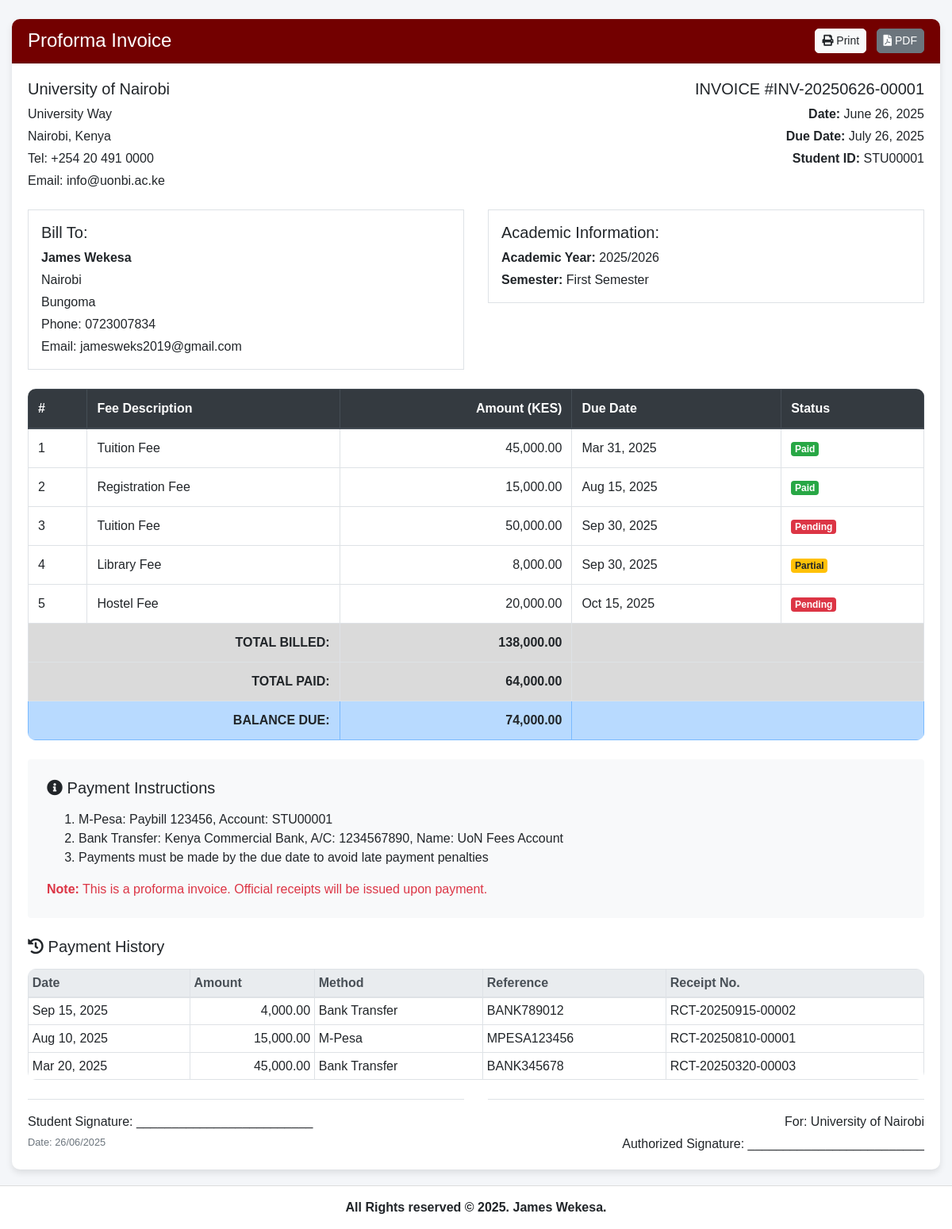
The page /ProformaInvoice.php (signed in) on the database its author committed.
### tables this page shows
CREATE TABLE `university` (
  `id` int(11) NOT NULL,
  `name` varchar(255) NOT NULL,
  `address` varchar(255) NOT NULL,
  `city` varchar(100) NOT NULL,
  `country` varchar(100) NOT NULL,
  `phone` varchar(20) NOT NULL,
  `email` varchar(100) NOT NULL,
  `paybill_number` varchar(20) NOT NULL,
  `bank_name` varchar(100) NOT NULL,
  `bank_account_name` varchar(100) NOT NULL,
  `bank_account_number` varchar(50) NOT NULL,
  `logo_path` varchar(255) DEFAULT NULL
);

CREATE TABLE `students` (
  `id` int(11) NOT NULL,
  `user_id` int(11) NOT NULL,
  `admission_no` varchar(20) NOT NULL,
  `first_name` varchar(50) NOT NULL,
  `last_name` varchar(50) NOT NULL,
  `gender` enum('Male','Female','Other') NOT NULL,
  `date_of_birth` date NOT NULL,
  `phone` varchar(20) DEFAULT NULL,
  `address` text DEFAULT NULL,
  `county` varchar(50) DEFAULT NULL,
  `profile_image` varchar(255) DEFAULT 'default.png',
  `program_id` int(11) DEFAULT NULL
);

CREATE TABLE `users` (
  `id` int(11) NOT NULL,
  `username` varchar(50) NOT NULL,
  `email` varchar(100) NOT NULL,
  `password` varchar(255) NOT NULL,
  `role` enum('student','admin','superadmin','registrar') DEFAULT 'student',
  `created_at` timestamp NOT NULL DEFAULT current_timestamp(),
  `last_login` timestamp NULL DEFAULT NULL,
  `is_active` tinyint(1) DEFAULT 1
);

CREATE TABLE `fees` (
  `id` int(11) NOT NULL,
  `student_id` int(11) NOT NULL,
  `amount` decimal(10,2) NOT NULL,
  `description` varchar(255) NOT NULL,
  `semester` varchar(20) NOT NULL,
  `academic_year` varchar(20) NOT NULL,
  `due_date` date NOT NULL,
  `paid_amount` decimal(10,2) DEFAULT 0.00,
  `status` enum('pending','partial','paid') DEFAULT 'pending',
  `created_at` timestamp NOT NULL DEFAULT current_timestamp()
);

CREATE TABLE `payments` (
  `id` int(11) NOT NULL,
  `fee_id` int(11) NOT NULL,
  `amount` decimal(10,2) NOT NULL,
  `payment_date` date NOT NULL,
  `payment_method` varchar(50) NOT NULL,
  `reference_number` varchar(50) DEFAULT NULL,
  `receipt_number` varchar(50) DEFAULT NULL,
  `confirmed_by` int(11) DEFAULT NULL,
  `notes` text DEFAULT NULL,
  `created_at` timestamp NOT NULL DEFAULT current_timestamp()
);

### ProformaInvoice.php (the view, shortened to what the rows shown need)
<?php
require_once 'includes/University.php';
$user = new User();
$student = new Student();
$university = new University();
$current_user = $user->getUserById($_SESSION['user_id'] ?? 0);
$student_profile = $student->getStudentByUserId($_SESSION['user_id'] ?? 0);
$university_info = $university->getUniversityDetails();
$invoice_number = 'INV-' . date('Ymd') . '-' . str_pad($student_profile->id, 5, '0', STR_PAD_LEFT);
$fees = $student->getStudentFees($student_profile->id);
$fee_summary = $student->calculateTotalFees($student_profile->id);
$payments = $student->getStudentPayments($student_profile->id);
include 'includes/header.php';
?>
<div class="container mt-4">
    <div class="card">
        <div class="card-body">
            <div class="row mb-4">
                <div class="col-md-6">
                    <h5><?= htmlspecialchars($university_info->name) ?></h5>
                    <p class="mb-1"><?= htmlspecialchars($university_info->address) ?></p>
                    <p class="mb-1"><?= htmlspecialchars($university_info->city) ?>,
                        <?= htmlspecialchars($university_info->country) ?>
                    </p>
                    <p class="mb-1">Tel: <?= htmlspecialchars($university_info->phone) ?></p>
                    <p class="mb-0">Email: <?= htmlspecialchars($university_info->email) ?></p>
                </div>
                <div class="col-md-6 text-md-right">
                    <h5>INVOICE #<?= htmlspecialchars($invoice_number) ?></h5>
                    <p class="mb-1"><strong>Date:</strong> <?= date('F j, Y') ?></p>
                    <p class="mb-1"><strong>Due Date:</strong> <?= date('F j, Y', strtotime('+30 days')) ?></p>
                    <p class="mb-0"><strong>Student ID:</strong> <?= htmlspecialchars($student_profile->admission_no) ?>
                    </p>
                </div>
            </div>
            <div class="row mb-4">
                <div class="col-md-6">
                    <div class="border p-3">
                        <h5>Bill To:</h5>
                        <p class="mb-1">
                            <strong><?= htmlspecialchars($student_profile->first_name . ' ' . $student_profile->last_name) ?></strong>
                        </p>
                        <p class="mb-1"><?= htmlspecialchars($student_profile->address) ?></p>
                        <p class="mb-1"><?= htmlspecialchars($student_profile->county) ?></p>
                        <p class="mb-1">Phone: <?= htmlspecialchars($student_profile->phone) ?></p>
                        <p class="mb-0">Email: <?= htmlspecialchars($current_user->email) ?></p>
                    </div>
                </div>
            </div>
            <div class="table-responsive mb-4">
                <table class="table table-bordered">
                    <thead class="thead-dark">
                        <tr>
                            <th>#</th>
                            <th>Fee Description</th>
                            <th class="text-right">Amount (KES)</th>
                            <th>Due Date</th>
                            <th>Status</th>
                        </tr>
                    </thead>
                    <tbody>
                        <?php if (!empty($fees)): ?>
                            <?php foreach ($fees as $index => $fee): ?>
                                <tr>
                                    <td><?= $index + 1 ?></td>
                                    <td><?= htmlspecialchars($fee->description) ?></td>
                                    <td class="text-right"><?= number_format($fee->amount, 2) ?></td>
                                    <td><?= date('M j, Y', strtotime($fee->due_date)) ?></td>
                                    <td>
                                        <span class="badge badge-<?=
                                            $fee->status == 'paid' ? 'success' :
                                            ($fee->status == 'partial' ? 'warning' : 'danger')
                                            ?>">
                                            <?= ucfirst($fee->status) ?>
                                        </span>
                                    </td>
                                </tr>
                            <?php endforeach; ?>
                        <?php endif; ?>
                    </tbody>
                    <tfoot>
                        <tr class="table-active">
                            <th colspan="2" class="text-right">TOTAL BILLED:</th>
                            <th class="text-right"><?= number_format($fee_summary->total_billed, 2) ?></th>
                            <th colspan="2"></th>
                        </tr>
                        <tr class="table-active">
                            <th colspan="2" class="text-right">TOTAL PAID:</th>
                            <th class="text-right"><?= number_format($fee_summary->total_paid, 2) ?></th>
                            <th colspan="2"></th>
                        </tr>
                        <tr class="table-primary">
                            <th colspan="2" class="text-right">BALANCE DUE:</th>
                            <th class="text-right">
                                <?= number_format($fee_summary->total_billed - $fee_summary->total_paid, 2) ?>
                            </th>
                            <th colspan="2"></th>
                        </tr>
                    </tfoot>
                </table>
            </div>
            <div class="bg-light p-4 rounded mb-4">
                <ol class="mb-3">
                    <li>M-Pesa: Paybill <?= htmlspecialchars($university_info->paybill_number) ?>,
                        Account: <?= htmlspecialchars($student_profile->admission_no) ?></li>
                    <li>Bank Transfer: <?= htmlspecialchars($university_info->bank_name) ?>,
                        A/C: <?= htmlspecialchars($university_info->bank_account_number) ?>,
                        Name: <?= htmlspecialchars($university_info->bank_account_name) ?></li>
                    <li>Payments must be made by the due date to avoid late payment penalties</li>
                </ol>
            </div>
            <?php if (!empty($payments)): ?>
                <div class="mb-4">
                    <div class="table-responsive">
                        <table class="table table-sm table-bordered">
                            <thead class="thead-light">
                                <tr>
                                    <th>Date</th>
                                    <th>Amount</th>
                                    <th>Method</th>
                                    <th>Reference</th>
                                    <th>Receipt No.</th>
                                </tr>
                            </thead>
                            <tbody>
                                <?php foreach ($payments as $payment): ?>
                                    <?php
                                    $receipt_number = $payment->receipt_number ?? generateReceiptNumber($payment->id, $payment->payment_date);
                                    ?>
                                    <tr>
                                        <td><?= date('M j, Y', strtotime($payment->payment_date)) ?></td>
                                        <td class="text-right"><?= number_format($payment->amount, 2) ?></td>
                                        <td><?= htmlspecialchars($payment->payment_method ?? 'N/A') ?></td>
                                        <td><?= htmlspecialchars($payment->reference_number ?? 'N/A') ?></td>
                                        <td><?= htmlspecialchars($receipt_number) ?></td>
                                    </tr>
                                <?php endforeach; ?>
                            </tbody>
                        </table>
                    </div>
                </div>
            <?php endif; ?>
            <div class="row mt-4">
                <div class="col-md-6 text-md-right">
                    <div class="border-top pt-3">
                        <p class="mb-1">For: <?= htmlspecialchars($university_info->name) ?></p>
                        <p class="mb-0">Authorized Signature: _________________________</p>
                    </div>
                </div>
            </div>
        </div>
    </div>
</div>
<?php include 'includes/footer.php'; ?>

### rows shown on the page
university: name "University of Nairobi", address "University Way", city "Nairobi", country "Kenya", phone "+254 20 491 0000", email "info@uonbi.ac.ke", paybill_number "123456", bank_name "Kenya Commercial Bank", bank_account_number "1234567890", bank_account_name "UoN Fees Account"
students: id "INV-20250626-00001", admission_no "STU00001", first_name+last_name "James Wekesa", address "Nairobi", county "Bungoma", phone "0723007834"
users: email "jamesweks2019@gmail.com"
fees: description "Tuition Fee", amount "45,000.00", due_date "Mar 31, 2025", status "Paid"
fees: description "Registration Fee", amount "15,000.00", due_date "Aug 15, 2025", status "Paid"
fees: description "Tuition Fee", amount "50,000.00", due_date "Sep 30, 2025", status "Pending"
fees: description "Library Fee", amount "8,000.00", due_date "Sep 30, 2025", status "Partial"
fees: description "Hostel Fee", amount "20,000.00", due_date "Oct 15, 2025", status "Pending"
payments: payment_date "Sep 15, 2025", amount "4,000.00", payment_method "Bank Transfer", reference_number "BANK789012", receipt_number "RCT-20250915-00002"
payments: payment_date "Aug 10, 2025", amount "15,000.00", payment_method "M-Pesa", reference_number "MPESA123456", receipt_number "RCT-20250810-00001"
payments: payment_date "Mar 20, 2025", amount "45,000.00", payment_method "Bank Transfer", reference_number "BANK345678", receipt_number "RCT-20250320-00003"

### other values the page prints
$fee_summary->total_billed "138,000.00"
$fee_summary->total_paid "64,000.00"
$fee_summary->total_billed - $fee_summary->total_paid "74,000.00"
